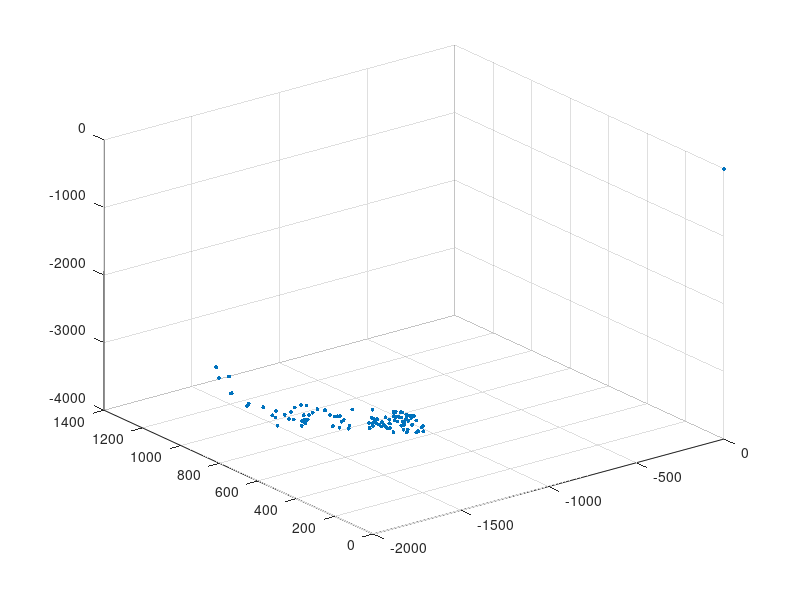

The MATLAB source for this figure:
load MonteCarlo_T3_100.mat
resultT3=zeros(300,3);
for i=1:1:100
    resultT3(i,1)=result(321,3*i-2);
    resultT3(i,2)=result(321,3*i-1);
    resultT3(i,3)=result(321,3*i);
end
scatter3(resultT3(:,1),resultT3(:,2),-resultT3(:,3),8,'filled')
